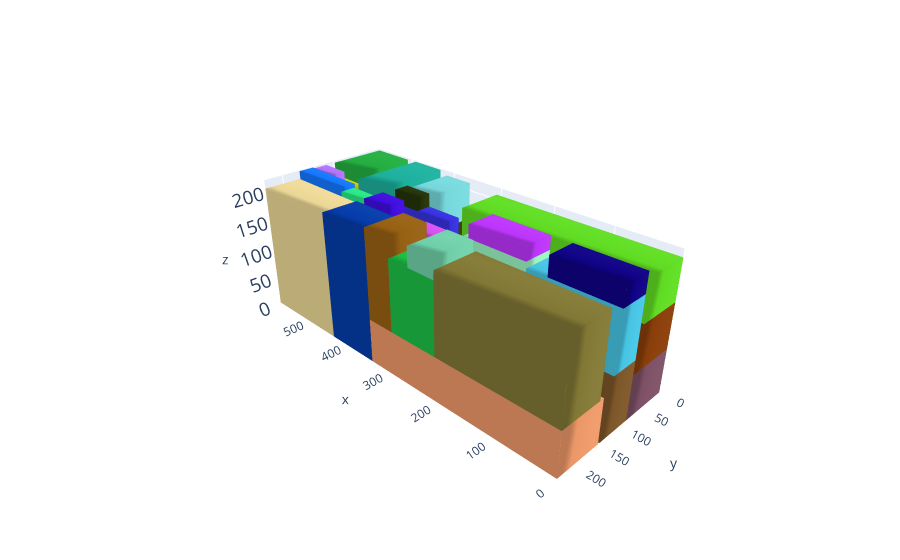

Notebook code cell kept with this figure:
### Markdown cell above
# Plot the solution

### Code cell
from src.restrictions import center_of_gravity

box_dims = []
for aabb in cont.aabbs:
  box_dims.append([aabb.xmin,aabb.ymin,aabb.zmin,aabb.xmax,aabb.ymax,aabb.zmax])

bxplot.plot_container([L,W,H], box_dims)
print("distance center of gravity: ",center_of_gravity(cont))

### Figure 1 — Plotly figure (JSON) as saved in the notebook; plotly's stock layout.template omitted (floating-point values rounded to 4 significant figures)
{"data": [{"color": "rgb(124.21702826913129,79.58035747411743,100.14282035803292)", "i": [7, 0, 0, 0, 4, 4, 2, 6, 4, 0, 3, 7], "j": [3, 4, 1, 2, 5, 6, 5, 5, 0, 1, 2, 2], "k": [0, 7, 2, 3, 6, 7, 1, 2, 5, 5, 7, 6], "opacity": 1, "type": "mesh3d", "x": [0, 0, 340, 340, 0, 0, 340, 340], "y": [0, 84, 84, 0, 0, 84, 84, 0], "z": [0, 0, 0, 0, 72, 72, 72, 72]}, {"color": "rgb(233.81927984286384,150.2806573428327,103.61325032052176)", "i": [7, 0, 0, 0, 4, 4, 2, 6, 4, 0, 3, 7], "j": [3, 4, 1, 2, 5, 6, 5, 5, 0, 1, 2, 2], "k": [0, 7, 2, 3, 6, 7, 1, 2, 5, 5, 7, 6], "opacity": 1, "type": "mesh3d", "x": [0, 0, 340, 340, 0, 0, 340, 340], "y": [149, 233, 233, 149, 149, 233, 233, 149], "z": [0, 0, 0, 0, 72, 72, 72, 72]}, {"color": "rgb(183.97823293968673,207.8868344310071,120.29686280921956)", "i": [7, 0, 0, 0, 4, 4, 2, 6, 4, 0, 3, 7], "j": [3, 4, 1, 2, 5, 6, 5, 5, 0, 1, 2, 2], "k": [0, 7, 2, 3, 6, 7, 1, 2, 5, 5, 7, 6], "opacity": 1, "type": "mesh3d", "x": [417, 417, 587, 587, 417, 417, 587, 587], "y": [0, 168, 168, 0, 0, 168, 168, 0], "z": [0, 0, 0, 0, 72, 72, 72, 72]}, {"color": "rgb(234.32844103298132,214.07119775778546,148.89262232903897)", "i": [7, 0, 0, 0, 4, 4, 2, 6, 4, 0, 3, 7], "j": [3, 4, 1, 2, 5, 6, 5, 5, 0, 1, 2, 2], "k": [0, 7, 2, 3, 6, 7, 1, 2, 5, 5, 7, 6], "opacity": 1, "type": "mesh3d", "x": [435, 435, 587, 587, 435, 435, 587, 587], "y": [169, 233, 233, 169, 169, 233, 233, 169], "z": [0, 0, 0, 0, 206, 206, 206, 206]}, {"color": "rgb(136.50554949705162,61.695414623151436,9.819067158410034)", "i": [7, 0, 0, 0, 4, 4, 2, 6, 4, 0, 3, 7], "j": [3, 4, 1, 2, 5, 6, 5, 5, 0, 1, 2, 2], "k": [0, 7, 2, 3, 6, 7, 1, 2, 5, 5, 7, 6], "opacity": 1, "type": "mesh3d", "x": [0, 0, 340, 340, 0, 0, 340, 340], "y": [0, 84, 84, 0, 0, 84, 84, 0], "z": [72, 72, 72, 72, 144, 144, 144, 144]}, {"color": "rgb(129.14749816332002,119.29113193609628,53.41647856183618)", "i": [7, 0, 0, 0, 4, 4, 2, 6, 4, 0, 3, 7], "j": [3, 4, 1, 2, 5, 6, 5, 5, 0, 1, 2, 2], "k": [0, 7, 2, 3, 6, 7, 1, 2, 5, 5, 7, 6], "opacity": 1, "type": "mesh3d", "x": [0, 0, 206, 206, 0, 0, 206, 206], "y": [157, 233, 233, 157, 157, 233, 233, 157], "z": [72, 72, 72, 72, 200, 200, 200, 200]}, {"color": "rgb(220.99343020930726,212.55068240152042,9.46958906308955)", "i": [7, 0, 0, 0, 4, 4, 2, 6, 4, 0, 3, 7], "j": [3, 4, 1, 2, 5, 6, 5, 5, 0, 1, 2, 2], "k": [0, 7, 2, 3, 6, 7, 1, 2, 5, 5, 7, 6], "opacity": 1, "type": "mesh3d", "x": [492, 492, 587, 587, 492, 492, 587, 587], "y": [0, 140, 140, 0, 0, 140, 140, 0], "z": [72, 72, 72, 72, 196, 196, 196, 196]}, {"color": "rgb(123.64369040504859,85.47848800836678,39.750661740197)", "i": [7, 0, 0, 0, 4, 4, 2, 6, 4, 0, 3, 7], "j": [3, 4, 1, 2, 5, 6, 5, 5, 0, 1, 2, 2], "k": [0, 7, 2, 3, 6, 7, 1, 2, 5, 5, 7, 6], "opacity": 1, "type": "mesh3d", "x": [0, 0, 280, 280, 0, 0, 280, 280], "y": [84, 146, 146, 84, 84, 146, 146, 84], "z": [0, 0, 0, 0, 95, 95, 95, 95]}, {"color": "rgb(20.941740835916566,118.46110619830348,253.96036171178127)", "i": [7, 0, 0, 0, 4, 4, 2, 6, 4, 0, 3, 7], "j": [3, 4, 1, 2, 5, 6, 5, 5, 0, 1, 2, 2], "k": [0, 7, 2, 3, 6, 7, 1, 2, 5, 5, 7, 6], "opacity": 1, "type": "mesh3d", "x": [476, 476, 587, 587, 476, 476, 587, 587], "y": [142, 168, 168, 142, 142, 168, 168, 142], "z": [72, 72, 72, 72, 219, 219, 219, 219]}, {"color": "rgb(95.59202179531714,218.33248822701424,34.36061721307852)", "i": [7, 0, 0, 0, 4, 4, 2, 6, 4, 0, 3, 7], "j": [3, 4, 1, 2, 5, 6, 5, 5, 0, 1, 2, 2], "k": [0, 7, 2, 3, 6, 7, 1, 2, 5, 5, 7, 6], "opacity": 1, "type": "mesh3d", "x": [0, 0, 309, 309, 0, 0, 309, 309], "y": [0, 76, 76, 0, 0, 76, 76, 0], "z": [144, 144, 144, 144, 208, 208, 208, 208]}, {"color": "rgb(5.120548367183359,59.416430665856325,167.9481343559157)", "i": [7, 0, 0, 0, 4, 4, 2, 6, 4, 0, 3, 7], "j": [3, 4, 1, 2, 5, 6, 5, 5, 0, 1, 2, 2], "k": [0, 7, 2, 3, 6, 7, 1, 2, 5, 5, 7, 6], "opacity": 1, "type": "mesh3d", "x": [340, 340, 435, 435, 340, 340, 435, 435], "y": [171, 233, 233, 171, 171, 233, 233, 171], "z": [0, 0, 0, 0, 210, 210, 210, 210]}, {"color": "rgb(179.9081042101809,202.08959214716842,8.97138958515472)", "i": [7, 0, 0, 0, 4, 4, 2, 6, 4, 0, 3, 7], "j": [3, 4, 1, 2, 5, 6, 5, 5, 0, 1, 2, 2], "k": [0, 7, 2, 3, 6, 7, 1, 2, 5, 5, 7, 6], "opacity": 1, "type": "mesh3d", "x": [422, 422, 492, 492, 422, 422, 492, 492], "y": [0, 124, 124, 0, 0, 124, 124, 0], "z": [72, 72, 72, 72, 167, 167, 167, 167]}, {"color": "rgb(57.994598031278926,65.14972101198254,0.7974691654170618)", "i": [7, 0, 0, 0, 4, 4, 2, 6, 4, 0, 3, 7], "j": [3, 4, 1, 2, 5, 6, 5, 5, 0, 1, 2, 2], "k": [0, 7, 2, 3, 6, 7, 1, 2, 5, 5, 7, 6], "opacity": 1, "type": "mesh3d", "x": [341, 341, 417, 417, 341, 341, 417, 417], "y": [0, 86, 86, 0, 0, 86, 86, 0], "z": [0, 0, 0, 0, 152, 152, 152, 152]}, {"color": "rgb(70.43995961626604,194.68985582281266,225.80126006906855)", "i": [7, 0, 0, 0, 4, 4, 2, 6, 4, 0, 3, 7], "j": [3, 4, 1, 2, 5, 6, 5, 5, 0, 1, 2, 2], "k": [0, 7, 2, 3, 6, 7, 1, 2, 5, 5, 7, 6], "opacity": 1, "type": "mesh3d", "x": [0, 0, 142, 142, 0, 0, 142, 142], "y": [84, 132, 132, 84, 84, 132, 132, 84], "z": [95, 95, 95, 95, 189, 189, 189, 189]}, {"color": "rgb(35.843021288571485,172.68513358566858,64.92909837720048)", "i": [7, 0, 0, 0, 4, 4, 2, 6, 4, 0, 3, 7], "j": [3, 4, 1, 2, 5, 6, 5, 5, 0, 1, 2, 2], "k": [0, 7, 2, 3, 6, 7, 1, 2, 5, 5, 7, 6], "opacity": 1, "type": "mesh3d", "x": [512, 512, 587, 587, 512, 512, 587, 587], "y": [0, 98, 98, 0, 0, 98, 98, 0], "z": [196, 196, 196, 196, 217, 217, 217, 217]}, {"color": "rgb(188.0283718967232,146.24262836462924,236.1959874400502)", "i": [7, 0, 0, 0, 4, 4, 2, 6, 4, 0, 3, 7], "j": [3, 4, 1, 2, 5, 6, 5, 5, 0, 1, 2, 2], "k": [0, 7, 2, 3, 6, 7, 1, 2, 5, 5, 7, 6], "opacity": 1, "type": "mesh3d", "x": [346, 346, 417, 417, 346, 346, 417, 417], "y": [123, 171, 171, 123, 123, 171, 171, 123], "z": [0, 0, 0, 0, 188, 188, 188, 188]}, {"color": "rgb(242.17161604939164,243.5191724267013,180.83115125471073)", "i": [7, 0, 0, 0, 4, 4, 2, 6, 4, 0, 3, 7], "j": [3, 4, 1, 2, 5, 6, 5, 5, 0, 1, 2, 2], "k": [0, 7, 2, 3, 6, 7, 1, 2, 5, 5, 7, 6], "opacity": 1, "type": "mesh3d", "x": [425, 425, 476, 476, 425, 425, 476, 476], "y": [127, 168, 168, 127, 127, 168, 168, 127], "z": [72, 72, 72, 72, 192, 192, 192, 192]}, {"color": "rgb(54.496378059640556,49.40388091620353,221.5958393098058)", "i": [7, 0, 0, 0, 4, 4, 2, 6, 4, 0, 3, 7], "j": [3, 4, 1, 2, 5, 6, 5, 5, 0, 1, 2, 2], "k": [0, 7, 2, 3, 6, 7, 1, 2, 5, 5, 7, 6], "opacity": 1, "type": "mesh3d", "x": [306, 306, 417, 417, 306, 306, 417, 417], "y": [86, 112, 112, 86, 86, 112, 112, 86], "z": [0, 0, 0, 0, 196, 196, 196, 196]}, {"color": "rgb(29.234056122054472,175.52982715459584,156.44872749088594)", "i": [7, 0, 0, 0, 4, 4, 2, 6, 4, 0, 3, 7], "j": [3, 4, 1, 2, 5, 6, 5, 5, 0, 1, 2, 2], "k": [0, 7, 2, 3, 6, 7, 1, 2, 5, 5, 7, 6], "opacity": 1, "type": "mesh3d", "x": [432, 432, 492, 492, 432, 432, 492, 492], "y": [0, 123, 123, 0, 0, 123, 123, 0], "z": [167, 167, 167, 167, 218, 218, 218, 218]}, {"color": "rgb(14.907714507190516,2.207976799687224,132.79634684920387)", "i": [7, 0, 0, 0, 4, 4, 2, 6, 4, 0, 3, 7], "j": [3, 4, 1, 2, 5, 6, 5, 5, 0, 1, 2, 2], "k": [0, 7, 2, 3, 6, 7, 1, 2, 5, 5, 7, 6], "opacity": 1, "type": "mesh3d", "x": [0, 0, 108, 108, 0, 0, 108, 108], "y": [84, 132, 132, 84, 84, 132, 132, 84], "z": [189, 189, 189, 189, 220, 220, 220, 220]}, {"color": "rgb(30.611639615808592,188.76279563414704,70.67837727876503)", "i": [7, 0, 0, 0, 4, 4, 2, 6, 4, 0, 3, 7], "j": [3, 4, 1, 2, 5, 6, 5, 5, 0, 1, 2, 2], "k": [0, 7, 2, 3, 6, 7, 1, 2, 5, 5, 7, 6], "opacity": 1, "type": "mesh3d", "x": [206, 206, 292, 292, 206, 206, 292, 292], "y": [157, 233, 233, 157, 157, 233, 233, 157], "z": [72, 72, 72, 72, 186, 186, 186, 186]}, {"color": "rgb(177.08649488164204,114.56012011297187,251.45606506952723)", "i": [7, 0, 0, 0, 4, 4, 2, 6, 4, 0, 3, 7], "j": [3, 4, 1, 2, 5, 6, 5, 5, 0, 1, 2, 2], "k": [0, 7, 2, 3, 6, 7, 1, 2, 5, 5, 7, 6], "opacity": 1, "type": "mesh3d", "x": [538, 538, 587, 587, 538, 538, 587, 587], "y": [115, 140, 140, 115, 115, 140, 140, 115], "z": [196, 196, 196, 196, 217, 217, 217, 217]}, {"color": "rgb(150.07680110734725,95.87356392578027,19.096286660672448)", "i": [7, 0, 0, 0, 4, 4, 2, 6, 4, 0, 3, 7], "j": [3, 4, 1, 2, 5, 6, 5, 5, 0, 1, 2, 2], "k": [0, 7, 2, 3, 6, 7, 1, 2, 5, 5, 7, 6], "opacity": 1, "type": "mesh3d", "x": [293, 293, 340, 340, 293, 293, 340, 340], "y": [162, 233, 233, 162, 162, 233, 233, 162], "z": [72, 72, 72, 72, 216, 216, 216, 216]}, {"color": "rgb(153.7787637473049,241.2290572811815,190.7306160411224)", "i": [7, 0, 0, 0, 4, 4, 2, 6, 4, 0, 3, 7], "j": [3, 4, 1, 2, 5, 6, 5, 5, 0, 1, 2, 2], "k": [0, 7, 2, 3, 6, 7, 1, 2, 5, 5, 7, 6], "opacity": 1, "type": "mesh3d", "x": [142, 142, 253, 253, 142, 142, 253, 253], "y": [84, 133, 133, 84, 84, 133, 133, 84], "z": [95, 95, 95, 95, 199, 199, 199, 199]}, {"color": "rgb(118.22168234544223,214.80917290418688,218.95923979968205)", "i": [7, 0, 0, 0, 4, 4, 2, 6, 4, 0, 3, 7], "j": [3, 4, 1, 2, 5, 6, 5, 5, 0, 1, 2, 2], "k": [0, 7, 2, 3, 6, 7, 1, 2, 5, 5, 7, 6], "opacity": 1, "type": "mesh3d", "x": [366, 366, 417, 417, 366, 366, 417, 417], "y": [0, 82, 82, 0, 0, 82, 82, 0], "z": [152, 152, 152, 152, 212, 212, 212, 212]}, {"color": "rgb(145.32735711234295,245.39021196498496,141.5542147821841)", "i": [7, 0, 0, 0, 4, 4, 2, 6, 4, 0, 3, 7], "j": [3, 4, 1, 2, 5, 6, 5, 5, 0, 1, 2, 2], "k": [0, 7, 2, 3, 6, 7, 1, 2, 5, 5, 7, 6], "opacity": 1, "type": "mesh3d", "x": [298, 298, 346, 346, 298, 298, 346, 346], "y": [113, 149, 149, 113, 113, 149, 149, 113], "z": [0, 0, 0, 0, 124, 124, 124, 124]}, {"color": "rgb(39.938314734673455,229.93208953894157,132.79564447945623)", "i": [7, 0, 0, 0, 4, 4, 2, 6, 4, 0, 3, 7], "j": [3, 4, 1, 2, 5, 6, 5, 5, 0, 1, 2, 2], "k": [0, 7, 2, 3, 6, 7, 1, 2, 5, 5, 7, 6], "opacity": 1, "type": "mesh3d", "x": [427, 427, 476, 476, 427, 427, 476, 476], "y": [143, 168, 168, 143, 143, 168, 168, 143], "z": [192, 192, 192, 192, 213, 213, 213, 213]}, {"color": "rgb(111.18172468627425,206.2541221539931,167.6606647374223)", "i": [7, 0, 0, 0, 4, 4, 2, 6, 4, 0, 3, 7], "j": [3, 4, 1, 2, 5, 6, 5, 5, 0, 1, 2, 2], "k": [0, 7, 2, 3, 6, 7, 1, 2, 5, 5, 7, 6], "opacity": 1, "type": "mesh3d", "x": [206, 206, 254, 254, 206, 206, 254, 254], "y": [161, 233, 233, 161, 161, 233, 233, 161], "z": [186, 186, 186, 186, 217, 217, 217, 217]}, {"color": "rgb(62.6811186598149,13.707356486716487,222.05914648807513)", "i": [7, 0, 0, 0, 4, 4, 2, 6, 4, 0, 3, 7], "j": [3, 4, 1, 2, 5, 6, 5, 5, 0, 1, 2, 2], "k": [0, 7, 2, 3, 6, 7, 1, 2, 5, 5, 7, 6], "opacity": 1, "type": "mesh3d", "x": [369, 369, 417, 417, 369, 369, 417, 417], "y": [135, 171, 171, 135, 135, 171, 171, 135], "z": [188, 188, 188, 188, 219, 219, 219, 219]}, {"color": "rgb(186.81014372492444,52.0055488473269,249.3854053133049)", "i": [7, 0, 0, 0, 4, 4, 2, 6, 4, 0, 3, 7], "j": [3, 4, 1, 2, 5, 6, 5, 5, 0, 1, 2, 2], "k": [0, 7, 2, 3, 6, 7, 1, 2, 5, 5, 7, 6], "opacity": 1, "type": "mesh3d", "x": [142, 142, 242, 242, 142, 142, 242, 242], "y": [84, 133, 133, 84, 84, 133, 133, 84], "z": [199, 199, 199, 199, 220, 220, 220, 220]}, {"color": "rgb(212.16084942257743,79.29618216548172,236.22168583073667)", "i": [7, 0, 0, 0, 4, 4, 2, 6, 4, 0, 3, 7], "j": [3, 4, 1, 2, 5, 6, 5, 5, 0, 1, 2, 2], "k": [0, 7, 2, 3, 6, 7, 1, 2, 5, 5, 7, 6], "opacity": 1, "type": "mesh3d", "x": [298, 298, 346, 346, 298, 298, 346, 346], "y": [113, 149, 149, 113, 113, 149, 149, 113], "z": [124, 124, 124, 124, 186, 186, 186, 186]}, {"color": "rgb(37.185081126119904,51.32917106709414,8.867100871398556)", "i": [7, 0, 0, 0, 4, 4, 2, 6, 4, 0, 3, 7], "j": [3, 4, 1, 2, 5, 6, 5, 5, 0, 1, 2, 2], "k": [0, 7, 2, 3, 6, 7, 1, 2, 5, 5, 7, 6], "opacity": 1, "type": "mesh3d", "x": [368, 368, 417, 417, 368, 368, 417, 417], "y": [86, 111, 111, 86, 86, 111, 111, 86], "z": [196, 196, 196, 196, 217, 217, 217, 217]}], "layout": {"autosize": false, "margin": {"b": 0, "l": 0, "r": 0, "t": 0}, "paper_bgcolor": "rgba(0,0,0,0)", "scene": {"camera": {"center": {"x": 0, "y": 0, "z": 0}, "eye": {"x": -2, "y": 2, "z": 1.5}, "up": {"x": 0, "y": 0, "z": 1}}, "xaxis": {"nticks": 10, "range": [0, 587], "showspikes": false}, "yaxis": {"nticks": 5, "range": [0, 233], "showspikes": false}, "zaxis": {"nticks": 5, "range": [0, 220], "tickfont": {"size": 15}}}}}
